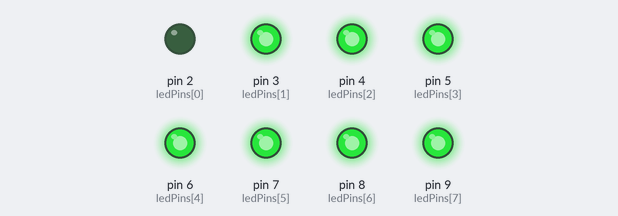
Simulated run of this sketch. Board: Arduino Uno, built with avr-gcc and run on an emulated ATmega328P. Parts: output pins drawn as LEDs (lit = HIGH).

Above: at 0.5 s.
At 1.5 s:
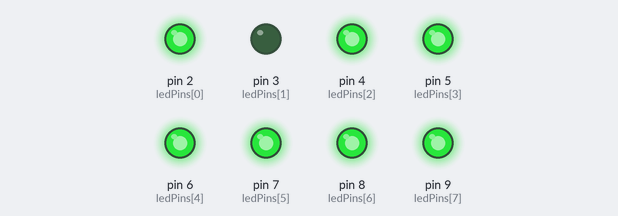
At 2.5 s:
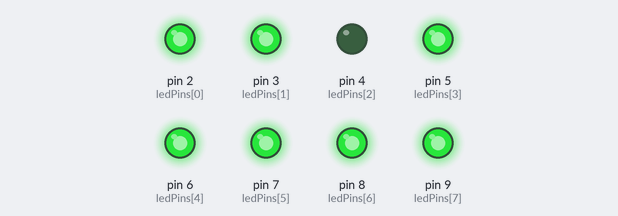
At 4.5 s:
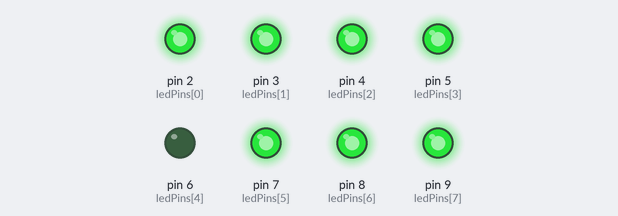
At 7.5 s:
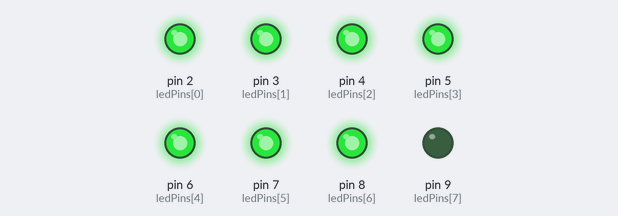
At 18.3 s:
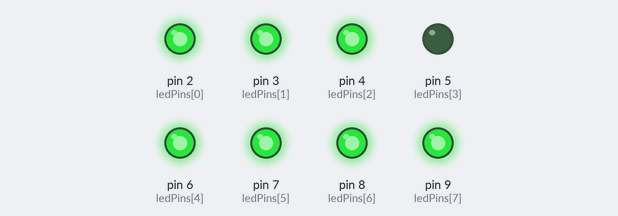
Timing chart, 0 to 19.2 s (numbered marks = the images above):
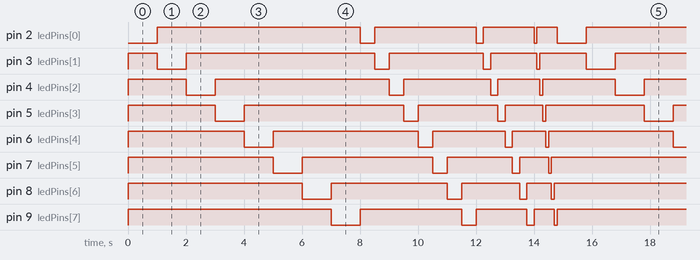

Measured:
- by itself, pin 2 (ledPins[0]): repeats every 14.8 s: LOW 0.50 s, HIGH 3.5 s, LOW 0.25 s, HIGH 1.8 s, LOW 0.10 s, HIGH 0.70 s, LOW 1.0 s, HIGH 7.0 s
- by itself, pin 3 (ledPins[1]): repeats every 14.8 s: HIGH 6.5 s, LOW 0.50 s, HIGH 3.3 s, LOW 0.25 s, HIGH 1.6 s, LOW 0.10 s, HIGH 1.6 s, LOW 1.0 s
- by itself, pin 4 (ledPins[2]): repeats every 14.8 s: HIGH 6.0 s, LOW 0.50 s, HIGH 3.0 s, LOW 0.25 s, HIGH 1.5 s, LOW 0.10 s, HIGH 2.5 s, LOW 1.0 s
- by itself, pin 5 (ledPins[3]): repeats every 14.8 s: HIGH 5.5 s, LOW 0.50 s, HIGH 2.8 s, LOW 0.25 s, HIGH 1.3 s, LOW 0.10 s, HIGH 3.4 s, LOW 1.0 s
- by itself, pin 6 (ledPins[4]): repeats every 14.8 s: HIGH 5.0 s, LOW 0.50 s, HIGH 2.5 s, LOW 0.25 s, HIGH 1.2 s, LOW 0.10 s, HIGH 4.3 s, LOW 1.0 s
- by itself, pin 7 (ledPins[5]): repeats every 14.8 s: HIGH 4.5 s, LOW 0.50 s, HIGH 2.3 s, LOW 0.25 s, HIGH 1.0 s, LOW 0.10 s, HIGH 5.2 s, LOW 1.0 s
- by itself, pin 8 (ledPins[6]): repeats every 14.8 s: HIGH 4.0 s, LOW 0.50 s, HIGH 2.0 s, LOW 0.25 s, HIGH 0.85 s, LOW 0.10 s, HIGH 6.1 s, LOW 1.0 s
- by itself, pin 9 (ledPins[7]): repeats every 14.8 s: HIGH 3.5 s, LOW 0.50 s, HIGH 1.8 s, LOW 0.25 s, HIGH 0.70 s, LOW 0.10 s, HIGH 7.0 s, LOW 1.0 s

The sketch:

sketch.ino
```cpp
int ledPins[] = {2, 3, 4, 5, 6, 7, 8, 9};
int delayTimes[] = {1000, 500, 250, 100};
int delayIndex = 0;

void setup() {

    for (int i = 0; i < 8; i++) {
        pinMode(ledPins[i], OUTPUT);
        digitalWrite(ledPins[i], HIGH);
    }
}

void loop() {

    for (int i = 0; i < 8; i++) {

        digitalWrite(ledPins[i], LOW);
        delay(delayTimes[delayIndex]);
        digitalWrite(ledPins[i], HIGH);
    }

    delayIndex = (delayIndex + 1) % 4;
}
```
